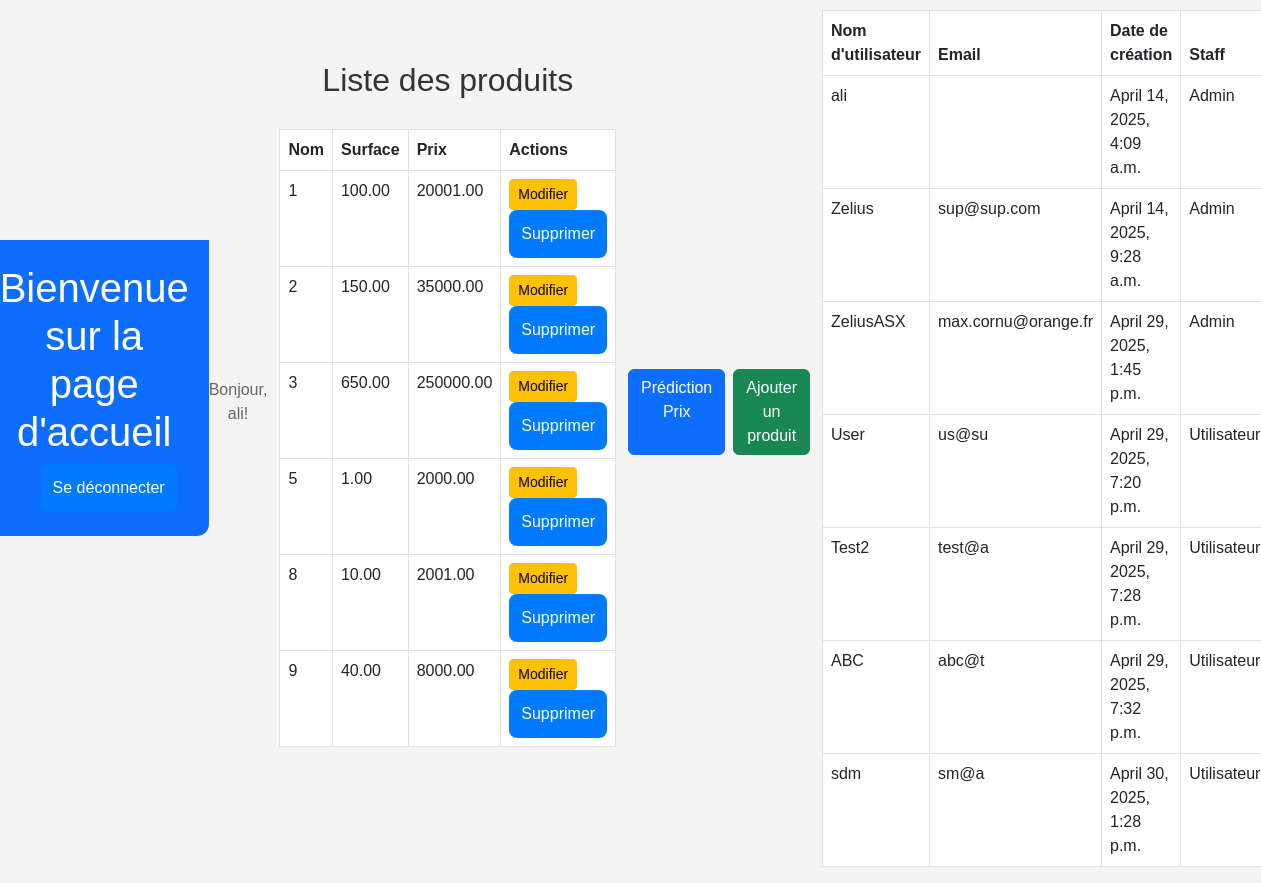
The page /HomePageAdmin/ (signed in) on the database its author committed.
### produit/models.py (models this page shows)
class Produit(models.Model):
    surface = models.DecimalField(max_digits=10, decimal_places=2)
    prix = models.DecimalField(max_digits=10, decimal_places=2)

### accueil/views.py (the view)
# urls.py: path('HomePageAdmin/', views.HomePageAdmin, name='HomePageAdmin'),
def HomePageAdmin(request):
    produits = Produit.objects.all()
    users = User.objects.all()
    return render(request, 'accueil/HomePageAdmin.html', {
        'produit_produits': produits,
        'users': users,
        'auth_user': request.user
    })

### accueil/templates/accueil/HomepageAdmin.html (shortened to what this page needs)
{% load static %}
<!DOCTYPE html>
<html lang="en">
<head>
    <link href="https://cdn.jsdelivr.net/npm/bootstrap@5.3.0/dist/css/bootstrap.min.css" rel="stylesheet">
    <link rel="stylesheet" href="{% static 'css/styles.css' %}">
</head>
<body>
    <header class="bg-primary text-white py-4 mb-4">
        <h1 class="text-center">Bienvenue sur la page d'accueil</h1>
        <div class="d-flex justify-content-end container">
            <form method="post" action="{% url 'logout' %}">
                <button type="submit" class="btn btn-outline-danger">Se déconnecter</button>
            </form>
        </div>
    </header>
    <p class="text-center">Bonjour, {{ auth_user.username }}!</p>
    <div class="container mt-4">
        <h2 class="text-center">Liste des produits</h2>
        <table class="table table-bordered">
            <thead>
                <tr>
                    <th>Nom</th>
                    <th>Surface</th>
                    <th>Prix</th>
                    <th>Actions</th>
                </tr>
            </thead>
            <tbody>
                {% for produit_produit in produit_produits %}
                <tr>
                    <td>{{ produit_produit.id }}</td>
                    <td>{{ produit_produit.surface }}</td>
                    <td>{{ produit_produit.prix }}</td>
                    <td>
                        {% if produit_produit.id %}
                            <a href="#"
                               class="btn btn-warning btn-sm"
                               data-bs-toggle="modal"
                               data-bs-target="#modifierModal"
                               data-id="{{ produit_produit.id }}"
                               data-surface="{{ produit_produit.description }}"
                               data-prix="{{ produit_produit.prix }}">
                               Modifier
                            </a>
                            <form method="post" action="{% url 'produit_supprimer' produit_produit.id %}" style="display:inline;">
                                <button type="submit" class="btn btn-danger btn-sm" onclick="return confirm('Êtes-vous sûr de vouloir supprimer ce produit ?');">Supprimer</button>
                            </form>
                        {% else %}
                            <span class="text-danger">ID manquant</span>
                        {% endif %}
                    </td>
                </tr>
                {% endfor %}
            </tbody>
        </table>
    </div>
    <div class="d-flex justify-content-center mt-4">
        <a href="/produit/predict/" class="btn btn-primary me-2">Prédiction Prix</a>
        <button class="btn btn-success" data-bs-toggle="modal" data-bs-target="#ajouterModal">Ajouter un produit</button>
    </div>
    <div class="container mt-4">
        <table class="table table-bordered">
            <thead>
                <tr>
                    <th>Nom d'utilisateur</th>
                    <th>Email</th>
                    <th>Date de création</th>
                    <th>Staff</th>
                </tr>
            </thead>
            <tbody>
                {% for user in users %}
                <tr>
                    <td>{{ user.username }}</td>
                    <td>{{ user.email }}</td>
                    <td>{{ user.date_joined }}</td>
                    <td>
                        {% if user.is_staff %}
                            Admin
                        {% else %}
                            Utilisateur
                        {% endif %}
                    </td>
                </tr>
                {% endfor %}
            </tbody>
        </table>
    </div>
</body>
</html>

### accueil/static/acceuil/styles.css (style rules this page uses)
body { font-family: Arial, sans-serif; background-color: #f4f4f4; margin: 0; padding: 0; display: flex; justify-content: center; align-items: center; height: 100vh; }
header { background-color: #007bff; color: white; padding: 20px; text-align: center; border-radius: 0 0 12px 12px; }
h2 { text-align: center; margin-bottom: 30px; color: #333; }
button[type="submit"] { width: 100%; padding: 12px; background-color: #007bff; color: white; border: none; border-radius: 8px; font-size: 16px; cursor: pointer; transition: background-color 0.3s ease; }
p { margin-top: 20px; text-align: center; color: #666; }
a { color: #007bff; text-decoration: none; }

### rows shown on the page
Produit: id "1", surface "100.00", prix "20001.00"
Produit: id "2", surface "150.00", prix "35000.00"
Produit: id "3", surface "650.00", prix "250000.00"
Produit: id "5", surface "1.00", prix "2000.00"
Produit: id "8", surface "10.00", prix "2001.00"
Produit: id "9", surface "40.00", prix "8000.00"

### other values the page prints
{{ auth_user.username }} "ali"
{{ user.username }} "ali"
{{ user.date_joined }} "April 14, 2025, 4:09 a.m."
{{ user.username }} "Zelius"
{{ user.email }} "sup@sup.com"
{{ user.date_joined }} "April 14, 2025, 9:28 a.m."
{{ user.username }} "ZeliusASX"
{{ user.email }} "max.cornu@orange.fr"
{{ user.date_joined }} "April 29, 2025, 1:45 p.m."
{{ user.username }} "User"
{{ user.email }} "us@su"
{{ user.date_joined }} "April 29, 2025, 7:20 p.m."
{{ user.username }} "Test2"
{{ user.email }} "test@a"
{{ user.date_joined }} "April 29, 2025, 7:28 p.m."
